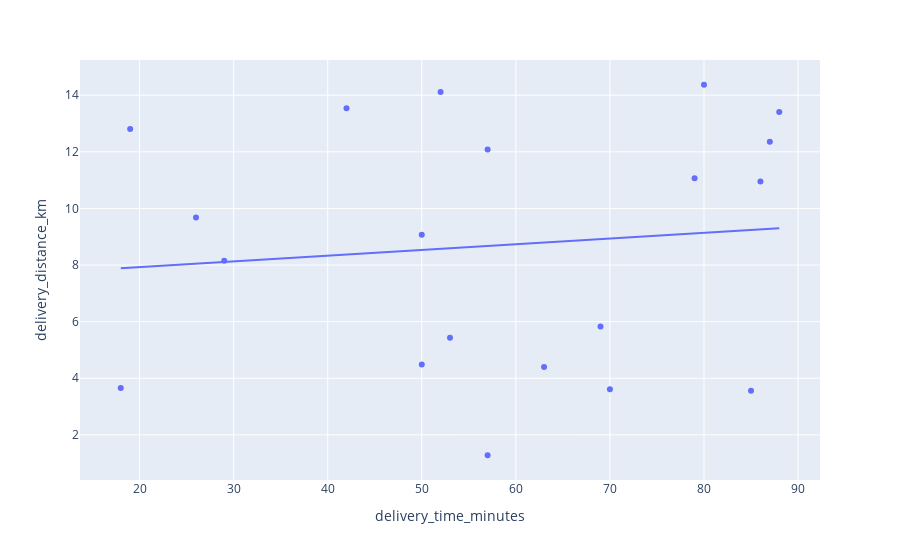

Source (notebook cell):
### Code cell
# plotly allows for users to add a trendline in a scatter plot. There are different types of trendlines as outlined
# by the documentation, so you should choose a trendline that matches the data you are showing.
fig2 = px.scatter(dfdo20, x="delivery_time_minutes", y="delivery_distance_km", trendline="ols", )
fig2.show()

### Figure 1 — Plotly figure (JSON) as saved in the notebook; plotly's stock layout.template omitted (floating-point values rounded to 4 significant figures)
{"data": [{"hovertemplate": "delivery_time_minutes=%{x}<br>delivery_distance_km=%{y}<extra></extra>", "legendgroup": "", "marker": {"color": "#636efa", "symbol": "circle"}, "mode": "markers", "name": "", "orientation": "v", "showlegend": false, "type": "scatter", "x": [57, 70, 63, 85, 86, 50, 18, 29, 42, 50, 69, 87, 52, 26, 88, 53, 57, 79, 80, 19], "xaxis": "x", "y": [1.28, 3.61, 4.4, 3.56, 10.95, 4.49, 3.66, 8.15, 13.54, 9.07, 5.83, 12.36, 14.11, 9.68, 13.41, 5.43, 12.08, 11.07, 14.37, 12.81], "yaxis": "y"}, {"hovertemplate": "<b>OLS trendline</b><br>delivery_distance_km = 0.0201101 * delivery_time_minutes + 7.52662<br>R<sup>2</sup>=0.011483<br><br>delivery_time_minutes=%{x}<br>delivery_distance_km=%{y} <b>(trend)</b><extra></extra>", "legendgroup": "", "marker": {"color": "#636efa", "symbol": "circle"}, "mode": "lines", "name": "", "showlegend": false, "type": "scatter", "x": [18, 19, 26, 29, 42, 50, 50, 52, 53, 57, 57, 63, 69, 70, 79, 80, 85, 86, 87, 88], "xaxis": "x", "y": [7.889, 7.909, 8.049, 8.11, 8.371, 8.532, 8.532, 8.572, 8.592, 8.673, 8.673, 8.794, 8.914, 8.934, 9.115, 9.135, 9.236, 9.256, 9.276, 9.296], "yaxis": "y"}], "layout": {"legend": {"tracegroupgap": 0}, "margin": {"t": 60}, "xaxis": {"anchor": "y", "domain": [0, 1], "title": {"text": "delivery_time_minutes"}}, "yaxis": {"anchor": "x", "domain": [0, 1], "title": {"text": "delivery_distance_km"}}}}
